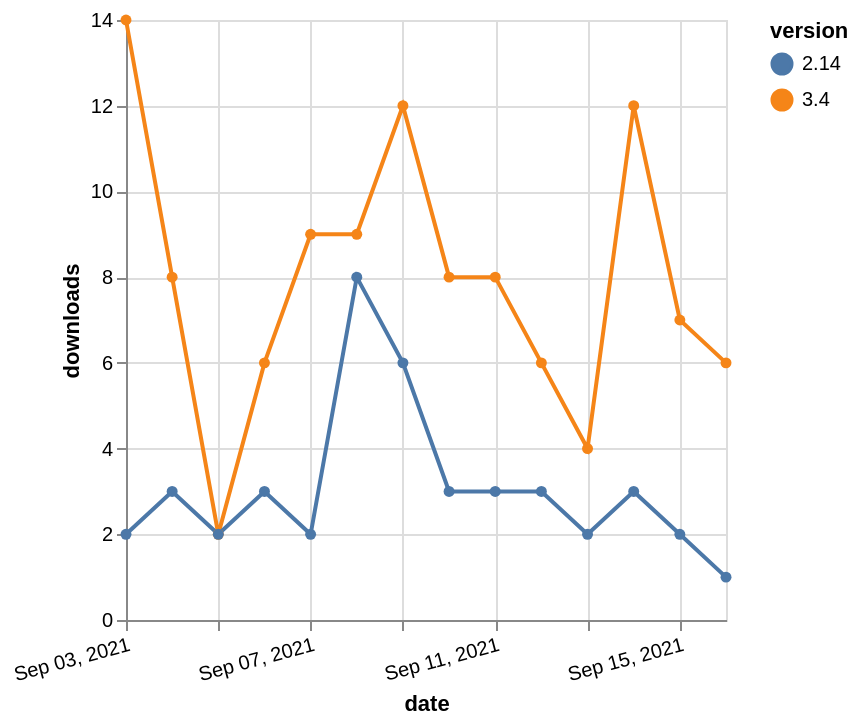

Express this chart as Vega-Lite.
### Vega-Lite specification from a JSON file in a GitHub repository (floating-point values rounded to 4 significant figures)
{"$schema": "https://vega.github.io/schema/vega-lite/v5.json", "description": "A simple bar chart with embedded data.", "data": {"values": [{"date": "2021-09-03", "total": 4359, "delta": 14, "version": "3.4"}, {"date": "2021-09-04", "total": 4367, "delta": 8, "version": "3.4"}, {"date": "2021-09-05", "total": 4369, "delta": 2, "version": "3.4"}, {"date": "2021-09-06", "total": 4375, "delta": 6, "version": "3.4"}, {"date": "2021-09-07", "total": 4384, "delta": 9, "version": "3.4"}, {"date": "2021-09-08", "total": 4393, "delta": 9, "version": "3.4"}, {"date": "2021-09-09", "total": 4405, "delta": 12, "version": "3.4"}, {"date": "2021-09-10", "total": 4413, "delta": 8, "version": "3.4"}, {"date": "2021-09-11", "total": 4421, "delta": 8, "version": "3.4"}, {"date": "2021-09-12", "total": 4427, "delta": 6, "version": "3.4"}, {"date": "2021-09-13", "total": 4431, "delta": 4, "version": "3.4"}, {"date": "2021-09-14", "total": 4443, "delta": 12, "version": "3.4"}, {"date": "2021-09-15", "total": 4450, "delta": 7, "version": "3.4"}, {"date": "2021-09-16", "total": 4456, "delta": 6, "version": "3.4"}, {"date": "2021-09-03", "total": 21244, "delta": 2, "version": "2.14"}, {"date": "2021-09-04", "total": 21247, "delta": 3, "version": "2.14"}, {"date": "2021-09-05", "total": 21249, "delta": 2, "version": "2.14"}, {"date": "2021-09-06", "total": 21252, "delta": 3, "version": "2.14"}, {"date": "2021-09-07", "total": 21254, "delta": 2, "version": "2.14"}, {"date": "2021-09-08", "total": 21262, "delta": 8, "version": "2.14"}, {"date": "2021-09-09", "total": 21268, "delta": 6, "version": "2.14"}, {"date": "2021-09-10", "total": 21271, "delta": 3, "version": "2.14"}, {"date": "2021-09-11", "total": 21274, "delta": 3, "version": "2.14"}, {"date": "2021-09-12", "total": 21277, "delta": 3, "version": "2.14"}, {"date": "2021-09-13", "total": 21279, "delta": 2, "version": "2.14"}, {"date": "2021-09-14", "total": 21282, "delta": 3, "version": "2.14"}, {"date": "2021-09-15", "total": 21284, "delta": 2, "version": "2.14"}, {"date": "2021-09-16", "total": 21285, "delta": 1, "version": "2.14"}]}, "width": "container", "mark": {"type": "line", "point": {"filled": true}}, "encoding": {"x": {"field": "date", "type": "temporal", "timeUnit": "yearmonthdate", "title": "date", "axis": {"labelAngle": -15}}, "y": {"field": "delta", "type": "quantitative", "title": "downloads"}, "color": {"field": "version", "type": "nominal"}, "tooltip": {"field": "delta"}}}
